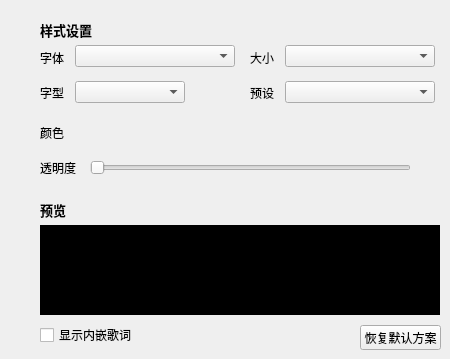
   <widget class="QWidget" name="six">
    <widget class="QLabel" name="baseSetSongWordWidget">
     <property name="geometry">
      <rect>
       <x>40</x>
       <y>20</y>
       <width>60</width>
       <height>20</height>
      </rect>
     </property>
     <property name="styleSheet">
      <string notr="true">background-color:transparent;
font-size:13px;
font-weight:bold;</string>
     </property>
     <property name="text">
      <string>样式设置</string>
     </property>
    </widget>
    <widget class="QLabel" name="setColorSongWordWidget">
     <property name="geometry">
      <rect>
       <x>40</x>
       <y>200</y>
       <width>41</width>
       <height>20</height>
      </rect>
     </property>
     <property name="styleSheet">
      <string notr="true">background-color:transparent;
font-size:13px;
font-weight:bold;</string>
     </property>
     <property name="text">
      <string>预览</string>
     </property>
    </widget>
    <widget class="MusicPreviewLabel" name="showLabel">
     <property name="geometry">
      <rect>
       <x>40</x>
       <y>225</y>
       <width>400</width>
       <height>90</height>
      </rect>
     </property>
     <property name="styleSheet">
      <string notr="true">background:black
</string>
     </property>
     <property name="text">
      <string/>
     </property>
    </widget>
    <widget class="QComboBox" name="fontComboBox">
     <property name="geometry">
      <rect>
       <x>75</x>
       <y>45</y>
       <width>160</width>
       <height>22</height>
      </rect>
     </property>
    </widget>
    <widget class="QLabel" name="fontLabel">
     <property name="geometry">
      <rect>
       <x>40</x>
       <y>50</y>
       <width>31</width>
       <height>16</height>
      </rect>
     </property>
     <property name="text">
      <string>字体</string>
     </property>
    </widget>
    <widget class="QLabel" name="fontSizeLabel">
     <property name="geometry">
      <rect>
       <x>250</x>
       <y>50</y>
       <width>31</width>
       <height>16</height>
      </rect>
     </property>
     <property name="text">
      <string>大小</string>
     </property>
    </widget>
    <widget class="QComboBox" name="fontSizeComboBox">
     <property name="geometry">
      <rect>
       <x>285</x>
       <y>45</y>
       <width>150</width>
       <height>22</height>
      </rect>
     </property>
    </widget>
    <widget class="QLabel" name="fontTypeLabel">
     <property name="geometry">
      <rect>
       <x>40</x>
       <y>85</y>
       <width>31</width>
       <height>16</height>
      </rect>
     </property>
     <property name="text">
      <string>字型</string>
     </property>
    </widget>
    <widget class="QComboBox" name="fontTypeComboBox">
     <property name="geometry">
      <rect>
       <x>75</x>
       <y>81</y>
       <width>110</width>
       <height>22</height>
      </rect>
     </property>
    </widget>
    <widget class="QLabel" name="fontColorLabel">
     <property name="geometry">
      <rect>
       <x>40</x>
       <y>125</y>
       <width>31</width>
       <height>16</height>
      </rect>
     </property>
     <property name="text">
      <string>颜色</string>
     </property>
    </widget>
    <widget class="MusicColorPreviewLabel" name="noPlayedPushButton">
     <property name="geometry">
      <rect>
       <x>200</x>
       <y>120</y>
       <width>80</width>
       <height>25</height>
      </rect>
     </property>
     <property name="text">
      <string/>
     </property>
    </widget>
    <widget class="MusicColorPreviewLabel" name="playedPushButton">
     <property name="geometry">
      <rect>
       <x>75</x>
       <y>120</y>
       <width>80</width>
       <height>25</height>
      </rect>
     </property>
     <property name="text">
      <string/>
     </property>
    </widget>
    <widget class="QLabel" name="fontDefaultColorLabel">
     <property name="geometry">
      <rect>
       <x>250</x>
       <y>85</y>
       <width>31</width>
       <height>16</height>
      </rect>
     </property>
     <property name="text">
      <string>预设</string>
     </property>
    </widget>
    <widget class="QComboBox" name="fontDefaultColorComboBox">
     <property name="geometry">
      <rect>
       <x>285</x>
       <y>81</y>
       <width>150</width>
       <height>22</height>
      </rect>
     </property>
    </widget>
    <widget class="QPushButton" name="resetPushButton">
     <property name="geometry">
      <rect>
       <x>360</x>
       <y>325</y>
       <width>81</width>
       <height>25</height>
      </rect>
     </property>
     <property name="text">
      <string>恢复默认方案</string>
     </property>
    </widget>
    <widget class="QLabel" name="fontTransLabel">
     <property name="geometry">
      <rect>
       <x>40</x>
       <y>160</y>
       <width>41</width>
       <height>16</height>
      </rect>
     </property>
     <property name="text">
      <string>透明度</string>
     </property>
    </widget>
    <widget class="MusicClickedSlider" name="transparentSlider">
     <property name="geometry">
      <rect>
       <x>90</x>
       <y>158</y>
       <width>321</width>
       <height>20</height>
      </rect>
     </property>
     <property name="orientation">
      <enum>Qt::Horizontal</enum>
     </property>
    </widget>
    <widget class="QCheckBox" name="showInlineCheckBox">
     <property name="geometry">
      <rect>
       <x>40</x>
       <y>325</y>
       <width>100</width>
       <height>20</height>
      </rect>
     </property>
     <property name="text">
      <string>显示内嵌歌词</string>
     </property>
    </widget>
   </widget>
